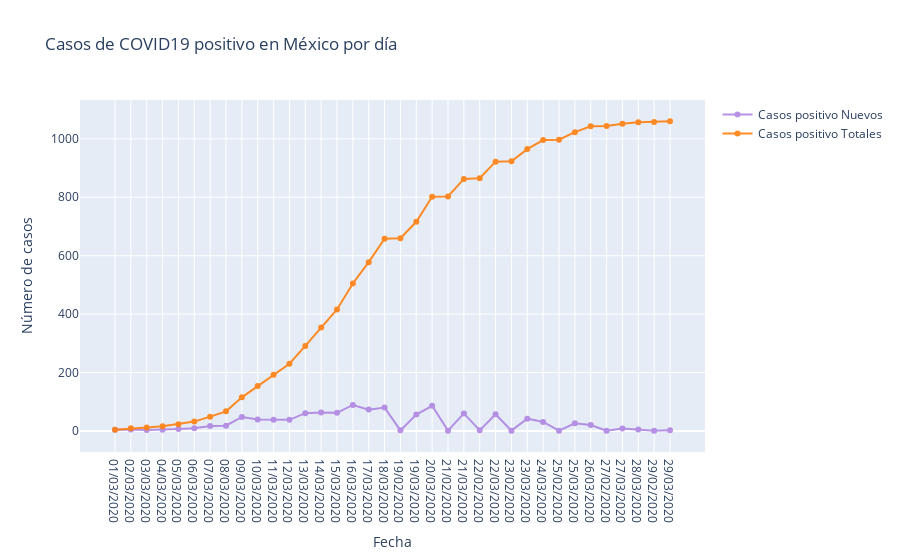

Notebook code for this chart:
### Markdown cell above
## Casos de COVID19 positivo en México por día

### Code cell
casos_fecha_positivo= pd.DataFrame(positivo['Identificación de COVID-19 por RT-PCR en tiempo real'].groupby(positivo['Fecha de Inicio de sintomas']).count())
fig = go.Figure()
fig.add_trace(go.Scatter(
                x=casos_fecha_positivo.index,
                y=casos_fecha_positivo['Identificación de COVID-19 por RT-PCR en tiempo real'],
                mode='lines+markers',
                name="Casos positivo Nuevos",
                line_color='#a678de',
                opacity=0.8))

fig.add_trace(go.Scatter(
                x=casos_fecha_positivo.index,
                y=sc.cumsum(casos_fecha_positivo['Identificación de COVID-19 por RT-PCR en tiempo real']),
                mode='lines+markers',
                name="Casos positivo Totales",
                line_color='#ff7f0e',
                opacity=0.9))
# Edit the layout
fig.update_layout(title='Casos de COVID19 positivo en México por día',
                   xaxis_title='Fecha',
                   yaxis_title='Número de casos')
fig.show()

### Figure 1 — Plotly figure (JSON) as saved in the notebook; plotly's stock layout.template omitted (floating-point values rounded to 4 significant figures)
{"data": [{"line": {"color": "#a678de"}, "mode": "lines+markers", "name": "Casos positivo Nuevos", "opacity": 0.8, "type": "scatter", "x": ["01/03/2020", "02/03/2020", "03/03/2020", "04/03/2020", "05/03/2020", "06/03/2020", "07/03/2020", "08/03/2020", "09/03/2020", "10/03/2020", "11/03/2020", "12/03/2020", "13/03/2020", "14/03/2020", "15/03/2020", "16/03/2020", "17/03/2020", "18/03/2020", "19/02/2020", "19/03/2020", "20/03/2020", "21/02/2020", "21/03/2020", "22/02/2020", "22/03/2020", "23/02/2020", "23/03/2020", "24/03/2020", "25/02/2020", "25/03/2020", "26/03/2020", "27/02/2020", "27/03/2020", "28/03/2020", "29/02/2020", "29/03/2020"], "y": [4, 5, 3, 4, 7, 9, 17, 18, 48, 39, 38, 38, 61, 63, 62, 89, 73, 80, 2, 56, 86, 1, 60, 2, 57, 1, 42, 31, 1, 26, 20, 1, 8, 5, 1, 2]}, {"line": {"color": "#ff7f0e"}, "mode": "lines+markers", "name": "Casos positivo Totales", "opacity": 0.9, "type": "scatter", "x": ["01/03/2020", "02/03/2020", "03/03/2020", "04/03/2020", "05/03/2020", "06/03/2020", "07/03/2020", "08/03/2020", "09/03/2020", "10/03/2020", "11/03/2020", "12/03/2020", "13/03/2020", "14/03/2020", "15/03/2020", "16/03/2020", "17/03/2020", "18/03/2020", "19/02/2020", "19/03/2020", "20/03/2020", "21/02/2020", "21/03/2020", "22/02/2020", "22/03/2020", "23/02/2020", "23/03/2020", "24/03/2020", "25/02/2020", "25/03/2020", "26/03/2020", "27/02/2020", "27/03/2020", "28/03/2020", "29/02/2020", "29/03/2020"], "y": [4, 9, 12, 16, 23, 32, 49, 67, 115, 154, 192, 230, 291, 354, 416, 505, 578, 658, 660, 716, 802, 803, 863, 865, 922, 923, 965, 996, 997, 1023, 1043, 1044, 1052, 1057, 1058, 1060]}], "layout": {"title": {"text": "Casos de COVID19 positivo en México por día"}, "xaxis": {"title": {"text": "Fecha"}}, "yaxis": {"title": {"text": "Número de casos"}}}}
